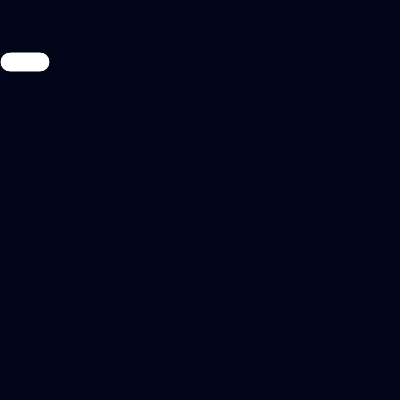
Frame 1 (no input)
Frame 60 (no input): identical to frame 1, image omitted
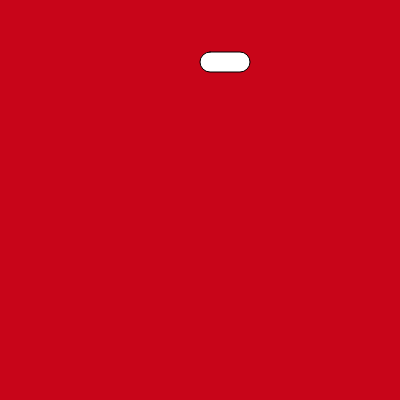
Frame 120 (the mouse pressed at the canvas centre since frame 60)

The p5.js sketch that drew these frames (run headless with seeded random() and noise() and a simulated clock; from frame 60 on, the mouse is pressed at the canvas centre):

// p5.js sketch
// ── sketch.js
function setup() {
createCanvas (400,400);

}

function draw() {
   background(mouseX,5,25);
   rect(mouseX,52,50,20,50);
  
}
